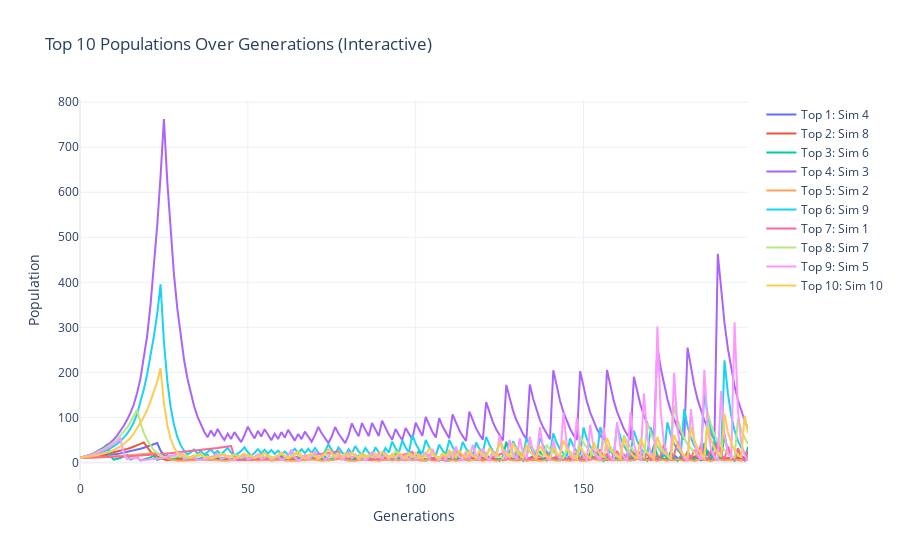

Notebook code cell kept with this figure:
### Code cell
# Identify the top 10 populations by their maximum population size during the simulation
top_10_indices = np.argsort([np.max(all_populations_fitness[sim, :]) for sim in range(num_simulations)])[-10:]

# Plot the top 10 populations
plt.figure(figsize=(12, 8))

import plotly.graph_objects as go

# Create a figure
fig = go.Figure()

# Add the top 10 populations to the plot
for rank, sim in enumerate(top_10_indices, start=1):
    fig.add_trace(go.Scatter(
        x=list(range(generations)),
        y=all_populations_fitness[sim, :],
        mode='lines',
        name=f"Top {rank}: Sim {sim + 1}"
    ))

# Update layout
fig.update_layout(
    title="Top 10 Populations Over Generations (Interactive)",
    xaxis_title="Generations",
    yaxis_title="Population",
    #yaxis_type="log",  # Logarithmic scale
    template="plotly_white"
)

# Show the plot
fig.show()

### Figure 1 — Plotly figure (JSON) as saved in the notebook; plotly's stock layout.template omitted (floating-point values rounded to 4 significant figures; data arrays with more than 128 entries replaced by an {"elided": "..."} marker saying what was removed)
{"data": [{"mode": "lines", "name": "Top 1: Sim 4", "type": "scatter", "x": {"elided": "200 int values"}, "y": {"elided": "5000 float values"}}, {"mode": "lines", "name": "Top 2: Sim 8", "type": "scatter", "x": {"elided": "200 int values"}, "y": {"elided": "5000 float values"}}, {"mode": "lines", "name": "Top 3: Sim 6", "type": "scatter", "x": {"elided": "200 int values"}, "y": {"elided": "5000 float values"}}, {"mode": "lines", "name": "Top 4: Sim 3", "type": "scatter", "x": {"elided": "200 int values"}, "y": {"elided": "5000 float values"}}, {"mode": "lines", "name": "Top 5: Sim 2", "type": "scatter", "x": {"elided": "200 int values"}, "y": {"elided": "5000 float values"}}, {"mode": "lines", "name": "Top 6: Sim 9", "type": "scatter", "x": {"elided": "200 int values"}, "y": {"elided": "5000 float values"}}, {"mode": "lines", "name": "Top 7: Sim 1", "type": "scatter", "x": {"elided": "200 int values"}, "y": {"elided": "5000 float values"}}, {"mode": "lines", "name": "Top 8: Sim 7", "type": "scatter", "x": {"elided": "200 int values"}, "y": {"elided": "5000 float values"}}, {"mode": "lines", "name": "Top 9: Sim 5", "type": "scatter", "x": {"elided": "200 int values"}, "y": {"elided": "5000 float values"}}, {"mode": "lines", "name": "Top 10: Sim 10", "type": "scatter", "x": {"elided": "200 int values"}, "y": {"elided": "5000 float values"}}], "layout": {"title": {"text": "Top 10 Populations Over Generations (Interactive)"}, "xaxis": {"title": {"text": "Generations"}}, "yaxis": {"title": {"text": "Population"}}}}
